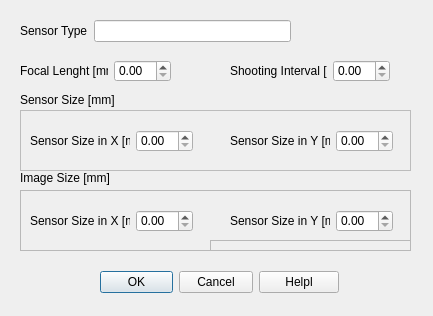
<?xml version="1.0" encoding="UTF-8"?>
<ui version="4.0">
 <class>Dialog</class>
 <widget class="QDialog" name="Dialog">
  <property name="geometry">
   <rect>
    <x>0</x>
    <y>0</y>
    <width>433</width>
    <height>316</height>
   </rect>
  </property>
  <property name="windowTitle">
   <string>Dialog</string>
  </property>
  <widget class="QFrame" name="frame">
   <property name="geometry">
    <rect>
     <x>20</x>
     <y>110</y>
     <width>391</width>
     <height>61</height>
    </rect>
   </property>
   <property name="palette">
    <palette>
     <active>
      <colorrole role="WindowText">
       <brush brushstyle="SolidPattern">
        <color alpha="255">
         <red>0</red>
         <green>0</green>
         <blue>0</blue>
        </color>
       </brush>
      </colorrole>
      <colorrole role="Button">
       <brush brushstyle="SolidPattern">
        <color alpha="255">
         <red>244</red>
         <green>244</green>
         <blue>244</blue>
        </color>
       </brush>
      </colorrole>
      <colorrole role="Light">
       <brush brushstyle="SolidPattern">
        <color alpha="255">
         <red>255</red>
         <green>255</green>
         <blue>255</blue>
        </color>
       </brush>
      </colorrole>
      <colorrole role="Midlight">
       <brush brushstyle="SolidPattern">
        <color alpha="255">
         <red>249</red>
         <green>249</green>
         <blue>249</blue>
        </color>
       </brush>
      </colorrole>
      <colorrole role="Dark">
       <brush brushstyle="SolidPattern">
        <color alpha="255">
         <red>122</red>
         <green>122</green>
         <blue>122</blue>
        </color>
       </brush>
      </colorrole>
      <colorrole role="Mid">
       <brush brushstyle="SolidPattern">
        <color alpha="255">
         <red>163</red>
         <green>163</green>
         <blue>163</blue>
        </color>
       </brush>
      </colorrole>
      <colorrole role="Text">
       <brush brushstyle="SolidPattern">
        <color alpha="255">
         <red>0</red>
         <green>0</green>
         <blue>0</blue>
        </color>
       </brush>
      </colorrole>
      <colorrole role="BrightText">
       <brush brushstyle="SolidPattern">
        <color alpha="255">
         <red>255</red>
         <green>255</green>
         <blue>255</blue>
        </color>
       </brush>
      </colorrole>
      <colorrole role="ButtonText">
       <brush brushstyle="SolidPattern">
        <color alpha="255">
         <red>0</red>
         <green>0</green>
         <blue>0</blue>
        </color>
       </brush>
      </colorrole>
      <colorrole role="Base">
       <brush brushstyle="SolidPattern">
        <color alpha="255">
         <red>255</red>
         <green>255</green>
         <blue>255</blue>
        </color>
       </brush>
      </colorrole>
      <colorrole role="Window">
       <brush brushstyle="SolidPattern">
        <color alpha="255">
         <red>244</red>
         <green>244</green>
         <blue>244</blue>
        </color>
       </brush>
      </colorrole>
      <colorrole role="Shadow">
       <brush brushstyle="SolidPattern">
        <color alpha="255">
         <red>0</red>
         <green>0</green>
         <blue>0</blue>
        </color>
       </brush>
      </colorrole>
      <colorrole role="AlternateBase">
       <brush brushstyle="SolidPattern">
        <color alpha="255">
         <red>249</red>
         <green>249</green>
         <blue>249</blue>
        </color>
       </brush>
      </colorrole>
      <colorrole role="ToolTipBase">
       <brush brushstyle="SolidPattern">
        <color alpha="255">
         <red>255</red>
         <green>255</green>
         <blue>220</blue>
        </color>
       </brush>
      </colorrole>
      <colorrole role="ToolTipText">
       <brush brushstyle="SolidPattern">
        <color alpha="255">
         <red>0</red>
         <green>0</green>
         <blue>0</blue>
        </color>
       </brush>
      </colorrole>
     </active>
     <inactive>
      <colorrole role="WindowText">
       <brush brushstyle="SolidPattern">
        <color alpha="255">
         <red>0</red>
         <green>0</green>
         <blue>0</blue>
        </color>
       </brush>
      </colorrole>
      <colorrole role="Button">
       <brush brushstyle="SolidPattern">
        <color alpha="255">
         <red>244</red>
         <green>244</green>
         <blue>244</blue>
        </color>
       </brush>
      </colorrole>
      <colorrole role="Light">
       <brush brushstyle="SolidPattern">
        <color alpha="255">
         <red>255</red>
         <green>255</green>
         <blue>255</blue>
        </color>
       </brush>
      </colorrole>
      <colorrole role="Midlight">
       <brush brushstyle="SolidPattern">
        <color alpha="255">
         <red>249</red>
         <green>249</green>
         <blue>249</blue>
        </color>
       </brush>
      </colorrole>
      <colorrole role="Dark">
       <brush brushstyle="SolidPattern">
        <color alpha="255">
         <red>122</red>
         <green>122</green>
         <blue>122</blue>
        </color>
       </brush>
      </colorrole>
      <colorrole role="Mid">
       <brush brushstyle="SolidPattern">
        <color alpha="255">
         <red>163</red>
         <green>163</green>
         <blue>163</blue>
        </color>
       </brush>
      </colorrole>
      <colorrole role="Text">
       <brush brushstyle="SolidPattern">
        <color alpha="255">
         <red>0</red>
         <green>0</green>
         <blue>0</blue>
        </color>
       </brush>
      </colorrole>
      <colorrole role="BrightText">
       <brush brushstyle="SolidPattern">
        <color alpha="255">
         <red>255</red>
         <green>255</green>
         <blue>255</blue>
        </color>
       </brush>
      </colorrole>
      <colorrole role="ButtonText">
       <brush brushstyle="SolidPattern">
        <color alpha="255">
         <red>0</red>
         <green>0</green>
         <blue>0</blue>
        </color>
       </brush>
      </colorrole>
      <colorrole role="Base">
       <brush brushstyle="SolidPattern">
        <color alpha="255">
         <red>255</red>
         <green>255</green>
         <blue>255</blue>
        </color>
       </brush>
      </colorrole>
      <colorrole role="Window">
       <brush brushstyle="SolidPattern">
        <color alpha="255">
         <red>244</red>
         <green>244</green>
         <blue>244</blue>
        </color>
       </brush>
      </colorrole>
      <colorrole role="Shadow">
       <brush brushstyle="SolidPattern">
        <color alpha="255">
         <red>0</red>
         <green>0</green>
         <blue>0</blue>
        </color>
       </brush>
      </colorrole>
      <colorrole role="AlternateBase">
       <brush brushstyle="SolidPattern">
        <color alpha="255">
         <red>249</red>
         <green>249</green>
         <blue>249</blue>
        </color>
       </brush>
      </colorrole>
      <colorrole role="ToolTipBase">
       <brush brushstyle="SolidPattern">
        <color alpha="255">
         <red>255</red>
         <green>255</green>
         <blue>220</blue>
        </color>
       </brush>
      </colorrole>
      <colorrole role="ToolTipText">
       <brush brushstyle="SolidPattern">
        <color alpha="255">
         <red>0</red>
         <green>0</green>
         <blue>0</blue>
        </color>
       </brush>
      </colorrole>
     </inactive>
     <disabled>
      <colorrole role="WindowText">
       <brush brushstyle="SolidPattern">
        <color alpha="255">
         <red>122</red>
         <green>122</green>
         <blue>122</blue>
        </color>
       </brush>
      </colorrole>
      <colorrole role="Button">
       <brush brushstyle="SolidPattern">
        <color alpha="255">
         <red>244</red>
         <green>244</green>
         <blue>244</blue>
        </color>
       </brush>
      </colorrole>
      <colorrole role="Light">
       <brush brushstyle="SolidPattern">
        <color alpha="255">
         <red>255</red>
         <green>255</green>
         <blue>255</blue>
        </color>
       </brush>
      </colorrole>
      <colorrole role="Midlight">
       <brush brushstyle="SolidPattern">
        <color alpha="255">
         <red>249</red>
         <green>249</green>
         <blue>249</blue>
        </color>
       </brush>
      </colorrole>
      <colorrole role="Dark">
       <brush brushstyle="SolidPattern">
        <color alpha="255">
         <red>122</red>
         <green>122</green>
         <blue>122</blue>
        </color>
       </brush>
      </colorrole>
      <colorrole role="Mid">
       <brush brushstyle="SolidPattern">
        <color alpha="255">
         <red>163</red>
         <green>163</green>
         <blue>163</blue>
        </color>
       </brush>
      </colorrole>
      <colorrole role="Text">
       <brush brushstyle="SolidPattern">
        <color alpha="255">
         <red>122</red>
         <green>122</green>
         <blue>122</blue>
        </color>
       </brush>
      </colorrole>
      <colorrole role="BrightText">
       <brush brushstyle="SolidPattern">
        <color alpha="255">
         <red>255</red>
         <green>255</green>
         <blue>255</blue>
        </color>
       </brush>
      </colorrole>
      <colorrole role="ButtonText">
       <brush brushstyle="SolidPattern">
        <color alpha="255">
         <red>122</red>
         <green>122</green>
         <blue>122</blue>
        </color>
       </brush>
      </colorrole>
      <colorrole role="Base">
       <brush brushstyle="SolidPattern">
        <color alpha="255">
         <red>244</red>
         <green>244</green>
         <blue>244</blue>
        </color>
       </brush>
      </colorrole>
      <colorrole role="Window">
       <brush brushstyle="SolidPattern">
        <color alpha="255">
         <red>244</red>
         <green>244</green>
         <blue>244</blue>
        </color>
       </brush>
      </colorrole>
      <colorrole role="Shadow">
       <brush brushstyle="SolidPattern">
        <color alpha="255">
         <red>0</red>
         <green>0</green>
         <blue>0</blue>
        </color>
       </brush>
      </colorrole>
      <colorrole role="AlternateBase">
       <brush brushstyle="SolidPattern">
        <color alpha="255">
         <red>244</red>
         <green>244</green>
         <blue>244</blue>
        </color>
       </brush>
      </colorrole>
      <colorrole role="ToolTipBase">
       <brush brushstyle="SolidPattern">
        <color alpha="255">
         <red>255</red>
         <green>255</green>
         <blue>220</blue>
        </color>
       </brush>
      </colorrole>
      <colorrole role="ToolTipText">
       <brush brushstyle="SolidPattern">
        <color alpha="255">
         <red>0</red>
         <green>0</green>
         <blue>0</blue>
        </color>
       </brush>
      </colorrole>
     </disabled>
    </palette>
   </property>
   <property name="frameShape">
    <enum>QFrame::StyledPanel</enum>
   </property>
   <property name="frameShadow">
    <enum>QFrame::Raised</enum>
   </property>
   <widget class="QWidget" name="">
    <property name="geometry">
     <rect>
      <x>10</x>
      <y>20</y>
      <width>163</width>
      <height>22</height>
     </rect>
    </property>
    <layout class="QHBoxLayout" name="horizontalLayout_6">
     <item>
      <widget class="QLabel" name="label_6">
       <property name="text">
        <string>Sensor Size in X [mm]</string>
       </property>
      </widget>
     </item>
     <item>
      <widget class="QDoubleSpinBox" name="doubleSpinBox_3"/>
     </item>
    </layout>
   </widget>
   <widget class="QWidget" name="">
    <property name="geometry">
     <rect>
      <x>210</x>
      <y>20</y>
      <width>163</width>
      <height>22</height>
     </rect>
    </property>
    <layout class="QHBoxLayout" name="horizontalLayout_7">
     <item>
      <widget class="QLabel" name="label_7">
       <property name="text">
        <string>Sensor Size in Y [mm]</string>
       </property>
      </widget>
     </item>
     <item>
      <widget class="QDoubleSpinBox" name="doubleSpinBox_5"/>
     </item>
    </layout>
   </widget>
  </widget>
  <widget class="QLabel" name="label_3">
   <property name="geometry">
    <rect>
     <x>20</x>
     <y>90</y>
     <width>141</width>
     <height>20</height>
    </rect>
   </property>
   <property name="text">
    <string>Sensor Size [mm]</string>
   </property>
  </widget>
  <widget class="QLabel" name="label_5">
   <property name="geometry">
    <rect>
     <x>20</x>
     <y>170</y>
     <width>91</width>
     <height>16</height>
    </rect>
   </property>
   <property name="text">
    <string>Image Size [mm]</string>
   </property>
  </widget>
  <widget class="QFrame" name="frame_3">
   <property name="geometry">
    <rect>
     <x>20</x>
     <y>190</y>
     <width>391</width>
     <height>61</height>
    </rect>
   </property>
   <property name="frameShape">
    <enum>QFrame::StyledPanel</enum>
   </property>
   <property name="frameShadow">
    <enum>QFrame::Raised</enum>
   </property>
   <widget class="QWidget" name="layoutWidget">
    <property name="geometry">
     <rect>
      <x>10</x>
      <y>20</y>
      <width>163</width>
      <height>22</height>
     </rect>
    </property>
    <layout class="QHBoxLayout" name="horizontalLayout_8">
     <item>
      <widget class="QLabel" name="label_8">
       <property name="text">
        <string>Sensor Size in X [mm]</string>
       </property>
      </widget>
     </item>
     <item>
      <widget class="QDoubleSpinBox" name="doubleSpinBox_6"/>
     </item>
    </layout>
   </widget>
   <widget class="QWidget" name="layoutWidget_3">
    <property name="geometry">
     <rect>
      <x>210</x>
      <y>20</y>
      <width>163</width>
      <height>22</height>
     </rect>
    </property>
    <layout class="QHBoxLayout" name="horizontalLayout_10">
     <item>
      <widget class="QLabel" name="label_10">
       <property name="text">
        <string>Sensor Size in Y [mm]</string>
       </property>
      </widget>
     </item>
     <item>
      <widget class="QDoubleSpinBox" name="doubleSpinBox_8"/>
     </item>
    </layout>
   </widget>
   <widget class="QFrame" name="frame_4">
    <property name="geometry">
     <rect>
      <x>190</x>
      <y>50</y>
      <width>391</width>
      <height>61</height>
     </rect>
    </property>
    <property name="frameShape">
     <enum>QFrame::StyledPanel</enum>
    </property>
    <property name="frameShadow">
     <enum>QFrame::Raised</enum>
    </property>
    <widget class="QWidget" name="layoutWidget_4">
     <property name="geometry">
      <rect>
       <x>210</x>
       <y>20</y>
       <width>163</width>
       <height>22</height>
      </rect>
     </property>
     <layout class="QHBoxLayout" name="horizontalLayout_11">
      <item>
       <widget class="QLabel" name="label_11">
        <property name="text">
         <string>Sensor Size in Y [mm]</string>
        </property>
       </widget>
      </item>
      <item>
       <widget class="QDoubleSpinBox" name="doubleSpinBox_9"/>
      </item>
     </layout>
    </widget>
   </widget>
  </widget>
  <widget class="QWidget" name="">
   <property name="geometry">
    <rect>
     <x>100</x>
     <y>270</y>
     <width>239</width>
     <height>25</height>
    </rect>
   </property>
   <layout class="QHBoxLayout" name="horizontalLayout">
    <item>
     <widget class="QDialogButtonBox" name="buttonBox">
      <property name="orientation">
       <enum>Qt::Horizontal</enum>
      </property>
      <property name="standardButtons">
       <set>QDialogButtonBox::Cancel|QDialogButtonBox::Ok</set>
      </property>
     </widget>
    </item>
    <item>
     <widget class="QPushButton" name="pushButton">
      <property name="text">
       <string>Helpl</string>
      </property>
     </widget>
    </item>
   </layout>
  </widget>
  <widget class="QWidget" name="">
   <property name="geometry">
    <rect>
     <x>20</x>
     <y>20</y>
     <width>271</width>
     <height>22</height>
    </rect>
   </property>
   <layout class="QHBoxLayout" name="horizontalLayout_2">
    <item>
     <widget class="QLabel" name="label">
      <property name="text">
       <string>Sensor Type</string>
      </property>
     </widget>
    </item>
    <item>
     <widget class="QLineEdit" name="lineEdit"/>
    </item>
   </layout>
  </widget>
  <widget class="QWidget" name="">
   <property name="geometry">
    <rect>
     <x>20</x>
     <y>60</y>
     <width>151</width>
     <height>22</height>
    </rect>
   </property>
   <layout class="QHBoxLayout" name="horizontalLayout_3">
    <item>
     <widget class="QLabel" name="label_2">
      <property name="text">
       <string>Focal Lenght [mm]</string>
      </property>
     </widget>
    </item>
    <item>
     <widget class="QDoubleSpinBox" name="doubleSpinBox"/>
    </item>
   </layout>
  </widget>
  <widget class="QWidget" name="">
   <property name="geometry">
    <rect>
     <x>230</x>
     <y>60</y>
     <width>160</width>
     <height>22</height>
    </rect>
   </property>
   <layout class="QHBoxLayout" name="horizontalLayout_4">
    <item>
     <widget class="QLabel" name="label_4">
      <property name="text">
       <string>Shooting Interval [s]</string>
      </property>
     </widget>
    </item>
    <item>
     <widget class="QDoubleSpinBox" name="doubleSpinBox_2"/>
    </item>
   </layout>
  </widget>
 </widget>
 <resources/>
 <connections>
  <connection>
   <sender>buttonBox</sender>
   <signal>accepted()</signal>
   <receiver>Dialog</receiver>
   <slot>accept()</slot>
   <hints>
    <hint type="sourcelabel">
     <x>248</x>
     <y>254</y>
    </hint>
    <hint type="destinationlabel">
     <x>157</x>
     <y>274</y>
    </hint>
   </hints>
  </connection>
  <connection>
   <sender>buttonBox</sender>
   <signal>rejected()</signal>
   <receiver>Dialog</receiver>
   <slot>reject()</slot>
   <hints>
    <hint type="sourcelabel">
     <x>316</x>
     <y>260</y>
    </hint>
    <hint type="destinationlabel">
     <x>286</x>
     <y>274</y>
    </hint>
   </hints>
  </connection>
 </connections>
</ui>
